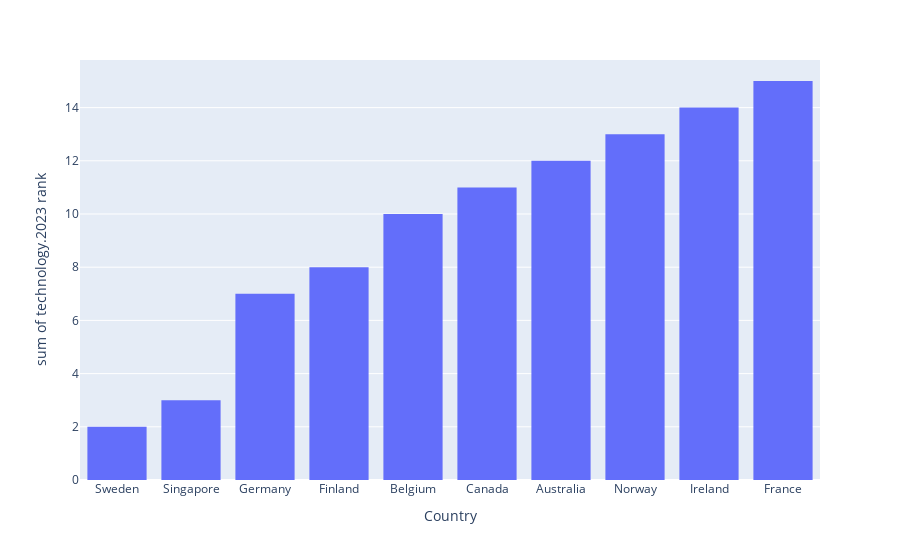

Notebook cell for this chart:
### Code cell
import plotly.express as px
fig = px.histogram(tec, x="Country",y="technology.2023 rank")
fig.show()

### Figure 1 — Plotly figure (JSON) as saved in the notebook; plotly's stock layout.template omitted (floating-point values rounded to 4 significant figures)
{"data": [{"alignmentgroup": "True", "bingroup": "x", "histfunc": "sum", "hovertemplate": "Country=%{x}<br>sum of technology.2023 rank=%{y}<extra></extra>", "legendgroup": "", "marker": {"color": "#636efa", "pattern": {"shape": ""}}, "name": "", "offsetgroup": "", "orientation": "v", "showlegend": false, "type": "histogram", "x": ["Sweden", "Singapore", "Germany", "Finland", "Belgium", "Canada", "Australia", "Norway", "Ireland", "France"], "xaxis": "x", "y": [2, 3, 7, 8, 10, 11, 12, 13, 14, 15], "yaxis": "y"}], "layout": {"autosize": true, "barmode": "relative", "legend": {"tracegroupgap": 0}, "margin": {"t": 60}, "xaxis": {"anchor": "y", "autorange": true, "domain": [0, 1], "range": [-0.5, 9.5], "title": {"text": "Country"}, "type": "category"}, "yaxis": {"anchor": "x", "autorange": true, "domain": [0, 1], "range": [0, 15.79], "title": {"text": "sum of technology.2023 rank"}, "type": "linear"}}}
